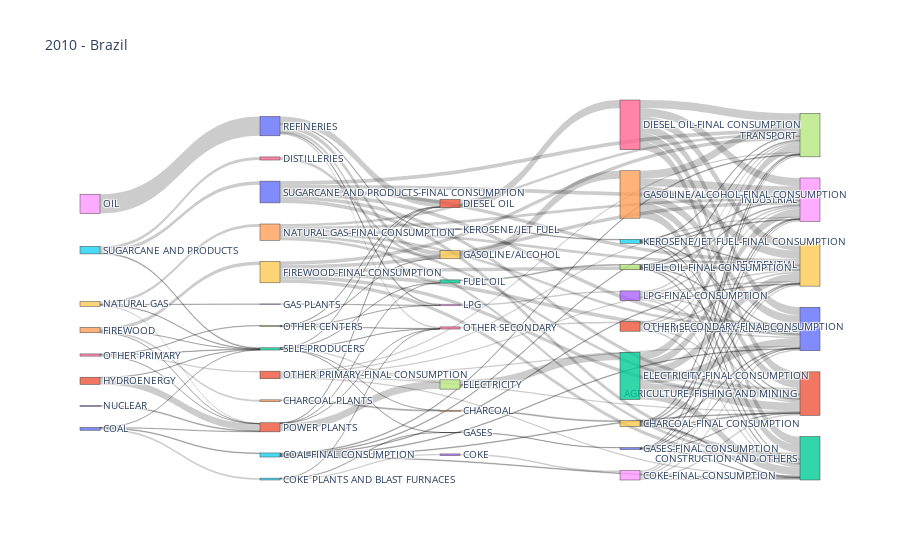

The notebook cell this image was saved under:
### Markdown cell above
# the Sankey Plot

### Code cell
fig = go.Figure(data=[go.Sankey(
    node = dict(
      pad = 30,
      thickness = 20,
      line = None, # dict(color = "black", width = 0.5),
      label = label,
      color = None # "blue"
    ),
    link = dict(
      source = source, # indices correspond to labels, eg A1, A2, A1, B1, ...
      target = target,
      value = value
  ))])

fig.update_layout(title_text="2010 - Brazil", font_size=10)
fig.show()

### Figure 1 — Plotly figure (JSON) as saved in the notebook; plotly's stock layout.template omitted (floating-point values rounded to 4 significant figures; data arrays with more than 128 entries replaced by an {"elided": "..."} marker saying what was removed)
{"data": [{"link": {"source": {"elided": "285 int values"}, "target": {"elided": "285 int values"}, "value": {"elided": "285 float values"}}, "node": {"label": ["REFINERIES", "POWER PLANTS ", "SELF-PRODUCERS", "GAS PLANTS", "CHARCOAL PLANTS", "COKE PLANTS AND BLAST FURNACES", "DISTILLERIES", "OTHER CENTERS", "OIL", "NATURAL GAS", "COAL", "HYDROENERGY", "GEOTHERMAL", "NUCLEAR", "FIREWOOD", "SUGARCANE AND PRODUCTS", "OTHER PRIMARY", "ELECTRICITY", "LPG", "GASOLINE/ALCOHOL", "KEROSENE/JET FUEL", "DIESEL OIL", "FUEL OIL", "COKE", "CHARCOAL", "GASES", "OTHER SECONDARY", "TRANSPORT", "INDUSTRIAL", "RESIDENTIAL", "COMMERCIAL, SERVICES, PUBLIC", "AGRICULTURE, FISHING AND MINING", "CONSTRUCTION AND OTHERS", "OIL-FINAL CONSUMPTION", "NATURAL GAS-FINAL CONSUMPTION", "COAL-FINAL CONSUMPTION", "HYDROENERGY-FINAL CONSUMPTION", "GEOTHERMAL-FINAL CONSUMPTION", "NUCLEAR-FINAL CONSUMPTION", "FIREWOOD-FINAL CONSUMPTION", "SUGARCANE AND PRODUCTS-FINAL CONSUMPTION", "OTHER PRIMARY-FINAL CONSUMPTION", "ELECTRICITY-FINAL CONSUMPTION", "LPG-FINAL CONSUMPTION", "GASOLINE/ALCOHOL-FINAL CONSUMPTION", "KEROSENE/JET FUEL-FINAL CONSUMPTION", "DIESEL OIL-FINAL CONSUMPTION", "FUEL OIL-FINAL CONSUMPTION", "COKE-FINAL CONSUMPTION", "CHARCOAL-FINAL CONSUMPTION", "GASES-FINAL CONSUMPTION", "OTHER SECONDARY-FINAL CONSUMPTION"], "pad": 30, "thickness": 20}, "type": "sankey"}], "layout": {"autosize": true, "font": {"size": 10}, "title": {"text": "2010 - Brazil"}}}
